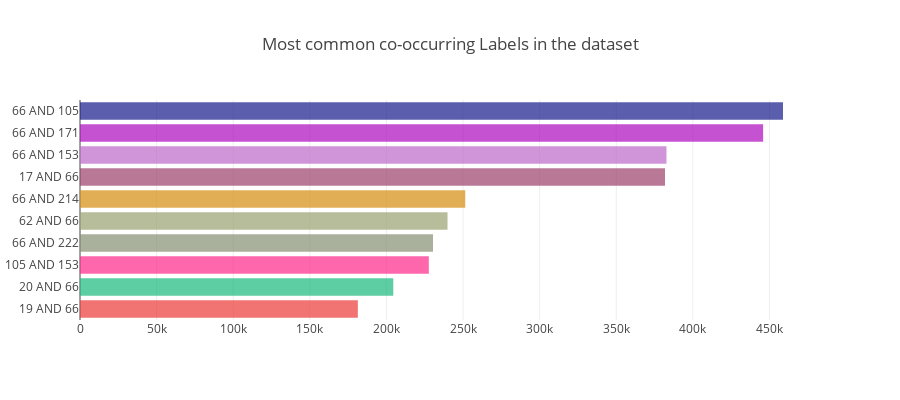

Here is the notebook cell this chart was saved with:
### Code cell
coocur = Counter(co_occurance).most_common(10)
labels = list(reversed([str(x[0]) for x in coocur]))
values = list(reversed([x[1] for x in coocur]))

colores = ["#%06x" % random.randint(0, 0xFFFFFF) for _ in range(10) ]

trace1 = go.Bar(x=values, y=labels, opacity=0.7, orientation="h", name="year count", marker=dict(color=colores, colorscale='Rainbow'))
layout = dict(height=400, title='Most common co-occurring Labels in the dataset', legend=dict(orientation="h"));

fig = go.Figure(data=[trace1], layout=layout);
iplot(fig);

### Figure 1 — Plotly figure (JSON) as saved in the notebook; plotly's stock layout.template omitted (floating-point values rounded to 4 significant figures)
{"data": [{"marker": {"color": ["#ed3a37", "#1ab87d", "#ff2789", "#868f73", "#9aa270", "#d78d0e", "#9d406c", "#bd68c8", "#ad09be", "#161b8a"], "colorscale": "Rainbow"}, "name": "year count", "opacity": 0.7, "orientation": "h", "type": "bar", "uid": "f5e4df67-ed30-469a-8600-9ec765c6a188", "x": [181350, 204476, 227678, 230408, 239878, 251458, 381830, 382788, 445870, 458846], "y": ["19 AND 66", "20 AND 66", "105 AND 153", "66 AND 222", "62 AND 66", "66 AND 214", "17 AND 66", "66 AND 153", "66 AND 171", "66 AND 105"]}], "layout": {"height": 400, "legend": {"orientation": "h"}, "title": {"text": "Most common co-occurring Labels in the dataset"}}}
